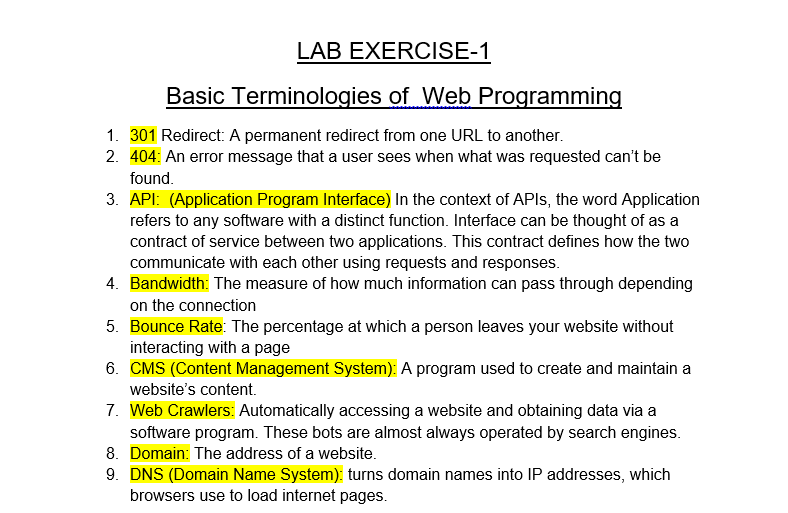
#> input picture img3.png, 788 x 513 px
$ python adjustable_bounding_box.py
#> lines starting #> are read from the running program, lines starting #| are printed output that depends on the picture; after the words box and inside, x2 and y2 are one past the last pixel; in counts of white or black regions, pixels touching at a corner belong together
import cv2
import pytesseract
import numpy as np

# Load image
image_path = "img3.png"
image = cv2.imread(image_path)
#> image is the input picture: shape (513, 788, 3); mean B, G, R 226.5, 236.9, 236.9

# Convert to grayscale and apply adaptive thresholding
gray = cv2.cvtColor(image, cv2.COLOR_BGR2GRAY)
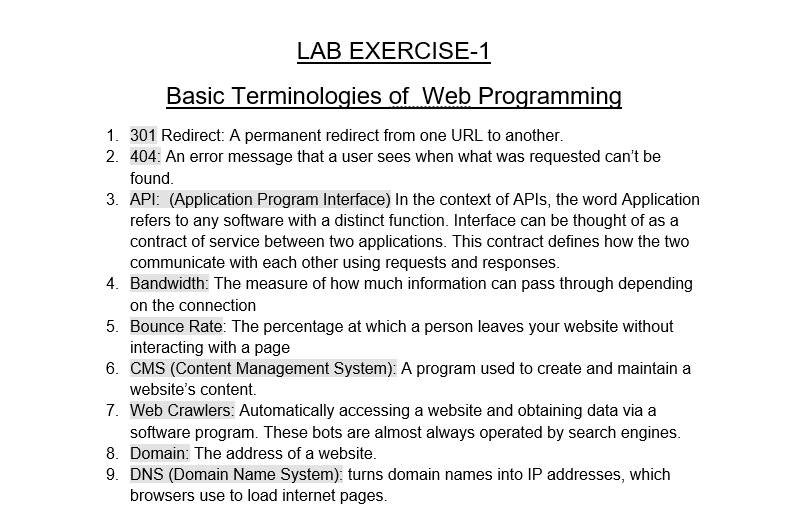
#> gray: shape (513, 788); min 0, max 255, mean 235.7
thresh = cv2.adaptiveThreshold(gray, 255, cv2.ADAPTIVE_THRESH_GAUSSIAN_C, cv2.THRESH_BINARY, 11, 2)
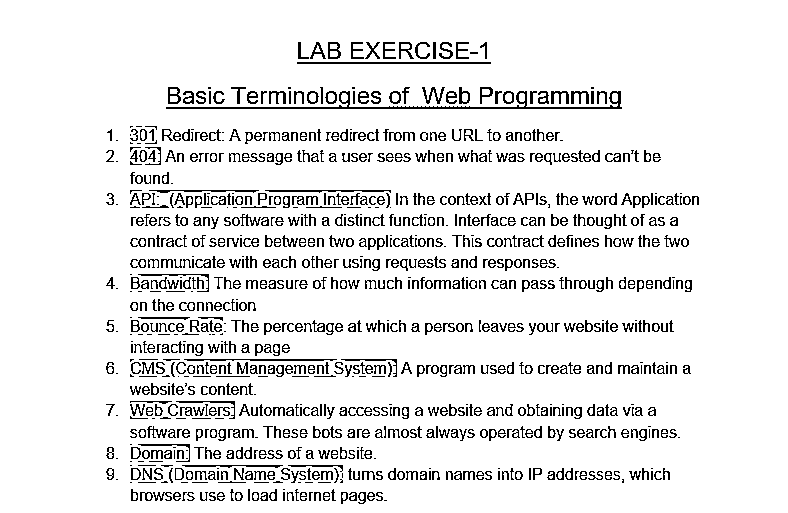
#> thresh: shape (513, 788); 90.9% white; black in thin lines or dots, all inside (x1, y1, x2, y2) = (106, 42, 699, 504)

# Remove noise using morphological operations
kernel = cv2.getStructuringElement(cv2.MORPH_RECT, (1, 1))
cleaned = cv2.morphologyEx(thresh, cv2.MORPH_CLOSE, kernel)

# Variables for bounding box selection
x1, y1, x2, y2 = 0, 0, 0, 0
drawing = False  # To track if the user is drawing a bounding box

# Mouse callback function
def draw_rectangle(event, x, y, flags, param):
    global x1, y1, x2, y2, drawing

    if event == cv2.EVENT_LBUTTONDOWN:
        # Start drawing
        drawing = True
        x1, y1 = x, y

    elif event == cv2.EVENT_MOUSEMOVE:
        if drawing:
            x2, y2 = x, y  # Update rectangle while dragging

    elif event == cv2.EVENT_LBUTTONUP:
        # Stop drawing
        drawing = False
        x2, y2 = x, y  # Finalize rectangle

# Display adjustable bounding box
cv2.namedWindow("Adjust Bounding Box")
cv2.setMouseCallback("Adjust Bounding Box", draw_rectangle)

while True:
    temp_image = image.copy()

    if x1 != x2 and y1 != y2:  # Draw rectangle only if it exists
        cv2.rectangle(temp_image, (x1, y1), (x2, y2), (0, 255, 0), 2)

    cv2.imshow("Adjust Bounding Box", temp_image)

    key = cv2.waitKey(1) & 0xFF
#> (key Esc is pressed here)
    if key == 13:  # Press 'Enter' to finalize selection
        break

cv2.destroyAllWindows()

# Ensure valid bounding box coordinates
x1, x2 = min(x1, x2), max(x1, x2)
y1, y2 = min(y1, y2), max(y1, y2)

# Crop the selected region
roi = cleaned[y1:y2, x1:x2]
#> roi = empty array

# Perform OCR on the selected region
custom_config = r'--oem 3 --psm 6'
#> (the run stopped early here; a loop or call above may not have finished)

$ run again, with img1.png copied over img3.png
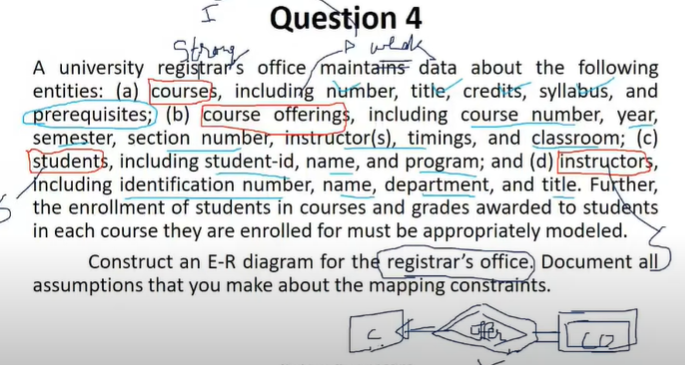
#> input picture img1.png, 685 x 365 px
#> image is the input picture: shape (365, 685, 3); mean B, G, R 216.5, 216.4, 215.6
#> `gray = cv2.cvtColor(image, cv2.COLOR_BGR2GRAY)`:
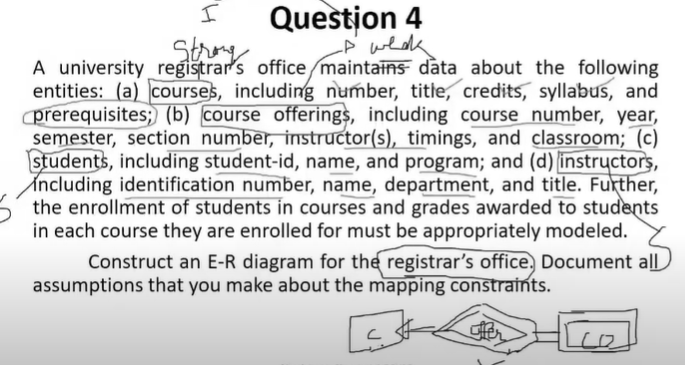
#> gray: shape (365, 685); min 0, max 255, mean 216.2
#> `thresh = cv2.adaptiveThreshold(gray, 255, cv2.ADAPTIVE_THRESH_GAUSSIAN..`:
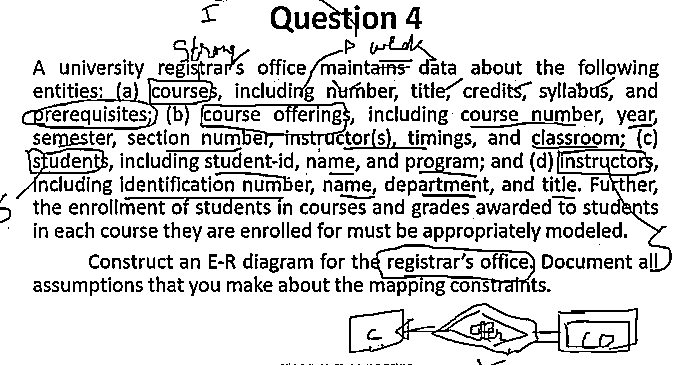
#> thresh: shape (365, 685); 83.3% white; black in thin lines or dots
#> roi = empty array

$ run again, with img2.png copied over img3.png
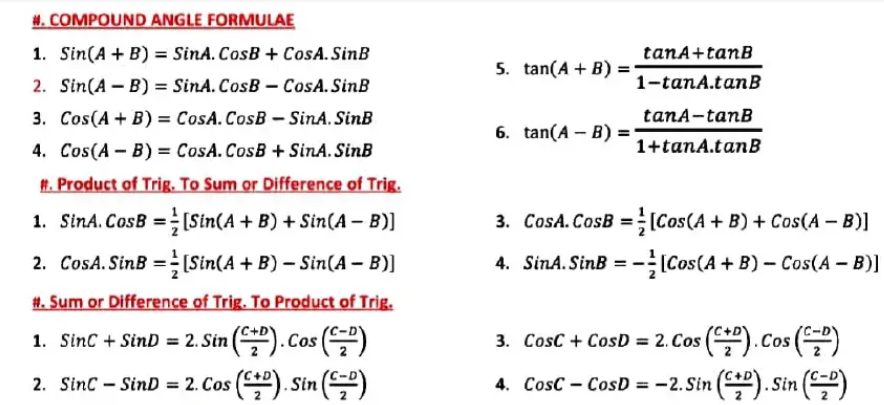
#> input picture img2.png, 884 x 405 px
#> image is the input picture: shape (405, 884, 3); mean B, G, R 235.2, 235.1, 238.1
#> `gray = cv2.cvtColor(image, cv2.COLOR_BGR2GRAY)`:
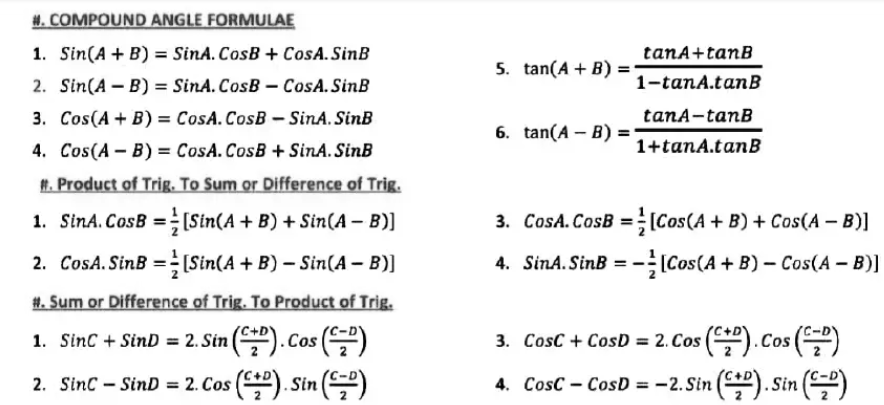
#> gray: shape (405, 884); min 0, max 255, mean 236
#> `thresh = cv2.adaptiveThreshold(gray, 255, cv2.ADAPTIVE_THRESH_GAUSSIAN..`:
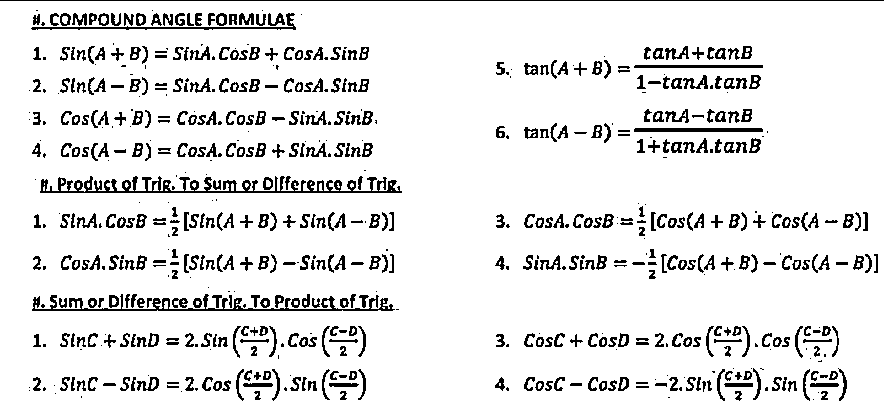
#> thresh: shape (405, 884); 90.2% white; black in thin lines or dots
#> roi = empty array
